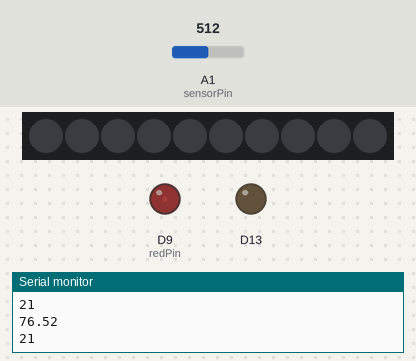
This sketch was run on a simulated Adafruit Circuit Playground Express. Shown: 10 RGB LEDs in strip order, left to right, output pins drawn as LEDs (lit = HIGH), the last lines printed to the serial monitor. The test bench sets the inputs (shaded band); at power-on: A1 (sensorPin) = 512.

Above: at 1.8 s.
1.9 s: A1 (sensorPin) set to 716
At 2.3 s:
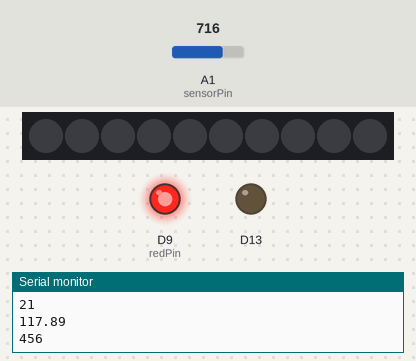
3.5 s: A1 (sensorPin) set to 1023
At 5.0 s:
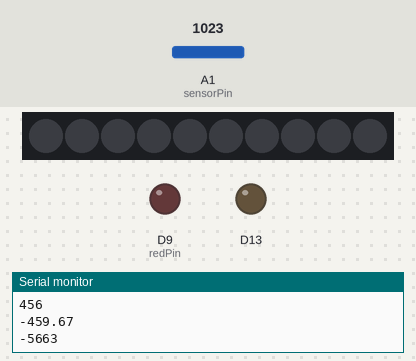
5.5 s: A1 (sensorPin) set to 900
At 6.5 s:
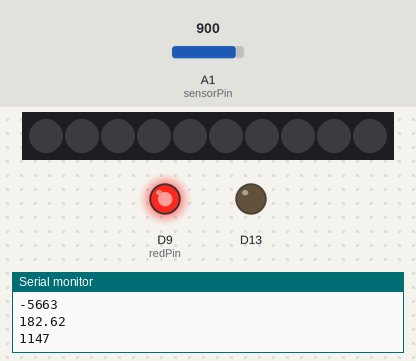
7.5 s: A1 (sensorPin) set to 511
At 9.3 s:
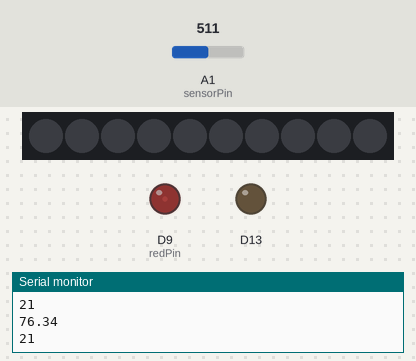
Timing chart, 0 to 10.5 s (numbered marks = the images above; inputs shaded):
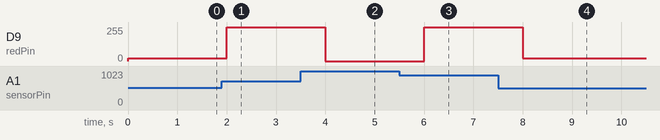

Measured:
- after the input at 1.9 s, D9 (redPin): 21/255 → 255/255 after 0.10 s
- after the input at 3.5 s, D9 (redPin): 255/255 → 0/255 after 0.50 s
- after the input at 5.5 s, D9 (redPin): 0/255 → 255/255 after 0.50 s
- after the input at 7.5 s, D9 (redPin): 255/255 → 21/255 after 0.50 s

The sketch:

Thermistor_LED_test.ino
```cpp
// https://www.circuitbasics.com/arduino-thermistor-temperature-sensor-tutorial/
//main code copied from the above source

#include <Adafruit_CircuitPlayground.h>

//for calibration
int sensorMin = 1023;        // minimum sensor value
int sensorMax = 0;           // maximum sensor value


int sensorPin = A1; //analog in pin. Thermistor connected to A1 and 3.3V
int redPin = 9;  //analog out Red LED on GND and 9 (A2 on Circuit Playground)
float R1 = 10000; //resistor value. Use a 10kΩ resistor instead of a 100kΩ (the thermistor in the kit is 10kΩ)
//connect R1 to thermistor and GND as voltage divider.
int sensorValue = 0;
int Vo = 0;
float logR2, R2, T;
float c1 = 1.009249522e-03, c2 = 2.378405444e-04, c3 = 2.019202697e-07;

int outputValue = 0; //variable used to map T to LED brightness

void setup() {
  Serial.begin(9600);
  CircuitPlayground.begin();
  pinMode(redPin,OUTPUT); //A2 is pin 9 for analog output

}

void loop() {
  Vo = analogRead(sensorPin);
  R2 = R1 * (1023.0 / (float)Vo - 1.0);
  logR2 = log(R2);
  T = (1.0 / (c1 + c2*logR2 + c3*logR2*logR2*logR2));
  T = T - 273.15;
  T = (T * 9.0)/ 5.0 + 32.0;
  Serial.println(T); //print temperature as a number, no text

  outputValue = map(T, 74, 98, 0, 255); //map the incoming T values to LED brightness range
  analogWrite(redPin, outputValue); //set LED to outputValue
  Serial.println(outputValue);

  delay(1000);
}
```
